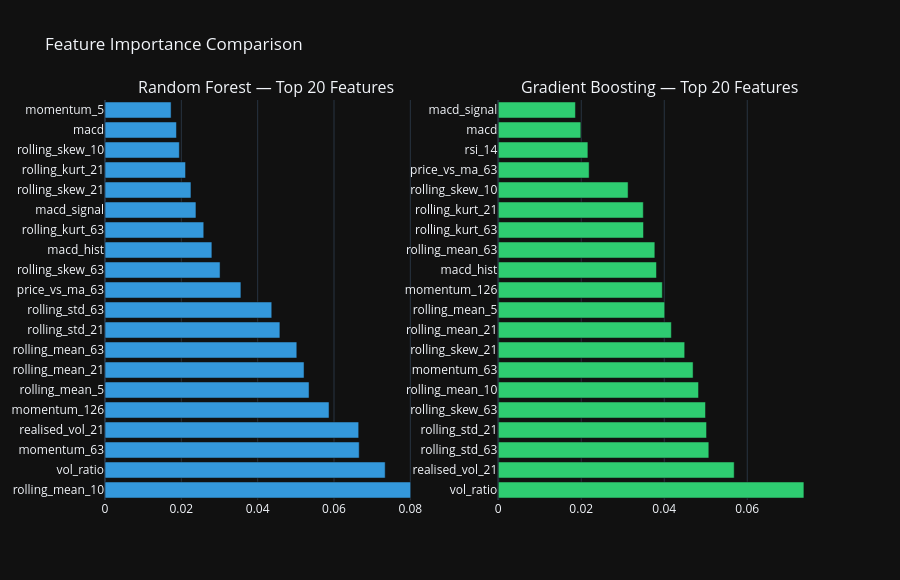

Notebook code for this chart:
### Code cell
# ── Feature Importance ───────────────────────────────────────────────────────────
imp_df = pd.DataFrame({
    'Feature':    feature_cols,
    'RF Importance':  rf.feature_importances_,
    'GB Importance':  gb.feature_importances_,
}).sort_values('RF Importance', ascending=False).head(20)

fig = make_subplots(rows=1, cols=2,
    subplot_titles=['Random Forest — Top 20 Features',
                    'Gradient Boosting — Top 20 Features'])

fig.add_trace(go.Bar(
    y=imp_df['Feature'], x=imp_df['RF Importance'],
    orientation='h', marker_color='#3498db', name='RF'), row=1, col=1)

gb_imp = pd.DataFrame({'Feature': feature_cols,
                        'GB Importance': gb.feature_importances_}
).sort_values('GB Importance', ascending=False).head(20)

fig.add_trace(go.Bar(
    y=gb_imp['Feature'], x=gb_imp['GB Importance'],
    orientation='h', marker_color='#2ecc71', name='GB'), row=1, col=2)

fig.update_layout(template='plotly_dark', height=580,
    title='Feature Importance Comparison', showlegend=False)
fig.show()

### Figure 1 — Plotly figure (JSON) as saved in the notebook; plotly's stock layout.template omitted (floating-point values rounded to 4 significant figures)
{"data": [{"marker": {"color": "#3498db"}, "name": "RF", "orientation": "h", "type": "bar", "x": [0.08008, 0.07341, 0.0666, 0.06647, 0.0587, 0.05347, 0.05215, 0.05026, 0.04582, 0.04369, 0.03561, 0.03015, 0.02801, 0.02587, 0.02383, 0.02252, 0.02111, 0.01948, 0.01872, 0.01732], "xaxis": "x", "y": ["rolling_mean_10", "vol_ratio", "momentum_63", "realised_vol_21", "momentum_126", "rolling_mean_5", "rolling_mean_21", "rolling_mean_63", "rolling_std_21", "rolling_std_63", "price_vs_ma_63", "rolling_skew_63", "macd_hist", "rolling_kurt_63", "macd_signal", "rolling_skew_21", "rolling_kurt_21", "rolling_skew_10", "macd", "momentum_5"], "yaxis": "y"}, {"marker": {"color": "#2ecc71"}, "name": "GB", "orientation": "h", "type": "bar", "x": [0.07365, 0.05685, 0.05074, 0.0502, 0.04994, 0.04826, 0.04695, 0.04493, 0.04172, 0.04011, 0.03954, 0.03813, 0.03774, 0.035, 0.03495, 0.03129, 0.0219, 0.0216, 0.0199, 0.0186], "xaxis": "x2", "y": ["vol_ratio", "realised_vol_21", "rolling_std_63", "rolling_std_21", "rolling_skew_63", "rolling_mean_10", "momentum_63", "rolling_skew_21", "rolling_mean_21", "rolling_mean_5", "momentum_126", "macd_hist", "rolling_mean_63", "rolling_kurt_63", "rolling_kurt_21", "rolling_skew_10", "price_vs_ma_63", "rsi_14", "macd", "macd_signal"], "yaxis": "y2"}], "layout": {"annotations": [{"font": {"size": 16}, "showarrow": false, "text": "Random Forest — Top 20 Features", "x": 0.225, "xanchor": "center", "xref": "paper", "y": 1, "yanchor": "bottom", "yref": "paper"}, {"font": {"size": 16}, "showarrow": false, "text": "Gradient Boosting — Top 20 Features", "x": 0.775, "xanchor": "center", "xref": "paper", "y": 1, "yanchor": "bottom", "yref": "paper"}], "height": 580, "showlegend": false, "title": {"text": "Feature Importance Comparison"}, "xaxis": {"anchor": "y", "domain": [0, 0.45]}, "xaxis2": {"anchor": "y2", "domain": [0.55, 1]}, "yaxis": {"anchor": "x", "domain": [0, 1]}, "yaxis2": {"anchor": "x2", "domain": [0, 1]}}}
